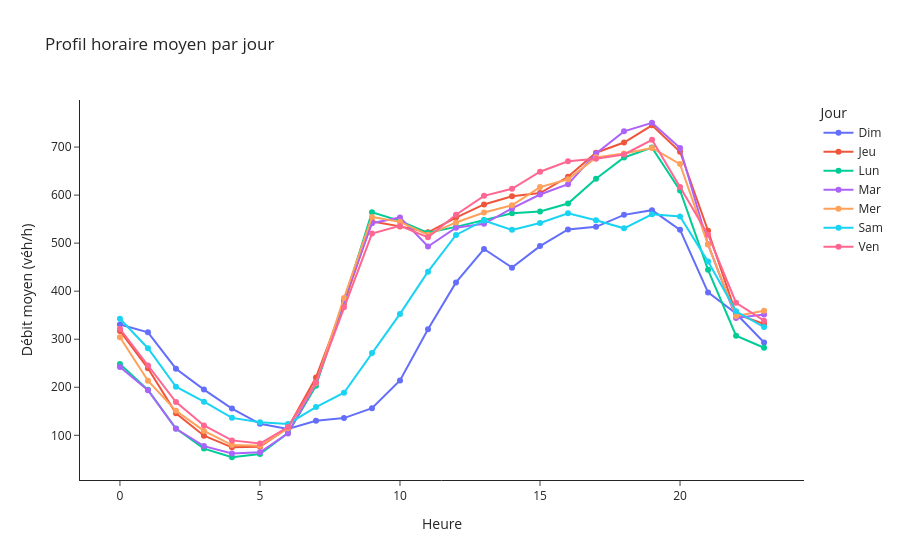

Notebook code for this chart:
### Code cell
profil = (df_axe
          .groupby(['jour_semaine','heure'], as_index=False)['Débit horaire']
          .mean())

fig = px.line(
    profil, x='heure', y='Débit horaire', color='jour_semaine',
    markers=True, title=f"Profil horaire moyen par jour",
    labels={'heure':'Heure','Débit horaire':'Débit moyen (véh/h)','jour_semaine':'Jour'}
)
fig.update_layout(template='simple_white')
fig.show()

### Figure 1 — Plotly figure (JSON) as saved in the notebook; plotly's stock layout.template omitted (floating-point values rounded to 4 significant figures)
{"data": [{"hovertemplate": "Jour=Dim<br>Heure=%{x}<br>Débit moyen (véh/h)=%{y}<extra></extra>", "legendgroup": "Dim", "line": {"color": "#636efa", "dash": "solid"}, "marker": {"symbol": "circle"}, "mode": "lines+markers", "name": "Dim", "orientation": "v", "showlegend": true, "type": "scatter", "x": [0, 1, 2, 3, 4, 5, 6, 7, 8, 9, 10, 11, 12, 13, 14, 15, 16, 17, 18, 19, 20, 21, 22, 23], "xaxis": "x", "y": [330.6, 314.4, 238.7, 195.1, 155.7, 123.9, 113.2, 130.4, 135.8, 156.5, 214.2, 320.8, 418.2, 487.8, 449.0, 493.8, 528.6, 533.9, 558.9, 568.7, 527.7, 397.4, 353.6, 293.2], "yaxis": "y"}, {"hovertemplate": "Jour=Jeu<br>Heure=%{x}<br>Débit moyen (véh/h)=%{y}<extra></extra>", "legendgroup": "Jeu", "line": {"color": "#EF553B", "dash": "solid"}, "marker": {"symbol": "circle"}, "mode": "lines+markers", "name": "Jeu", "orientation": "v", "showlegend": true, "type": "scatter", "x": [0, 1, 2, 3, 4, 5, 6, 7, 8, 9, 10, 11, 12, 13, 14, 15, 16, 17, 18, 19, 20, 21, 22, 23], "xaxis": "x", "y": [317.2, 239.4, 146.0, 99.07, 74.96, 75.96, 115.8, 220.4, 374.6, 545.2, 534.9, 522.6, 553.2, 580.6, 597.6, 604.2, 638.1, 688.2, 709.5, 745.2, 690.2, 525.7, 352.8, 331.7], "yaxis": "y"}, {"hovertemplate": "Jour=Lun<br>Heure=%{x}<br>Débit moyen (véh/h)=%{y}<extra></extra>", "legendgroup": "Lun", "line": {"color": "#00cc96", "dash": "solid"}, "marker": {"symbol": "circle"}, "mode": "lines+markers", "name": "Lun", "orientation": "v", "showlegend": true, "type": "scatter", "x": [0, 1, 2, 3, 4, 5, 6, 7, 8, 9, 10, 11, 12, 13, 14, 15, 16, 17, 18, 19, 20, 21, 22, 23], "xaxis": "x", "y": [248.4, 194.7, 114.0, 72.34, 54.31, 60.86, 104.6, 203.1, 378.1, 564.4, 546.3, 521.5, 533.9, 547.9, 562.1, 566.0, 582.5, 634.2, 678.4, 698.9, 609.6, 444.5, 307.2, 282.2], "yaxis": "y"}, {"hovertemplate": "Jour=Mar<br>Heure=%{x}<br>Débit moyen (véh/h)=%{y}<extra></extra>", "legendgroup": "Mar", "line": {"color": "#ab63fa", "dash": "solid"}, "marker": {"symbol": "circle"}, "mode": "lines+markers", "name": "Mar", "orientation": "v", "showlegend": true, "type": "scatter", "x": [0, 1, 2, 3, 4, 5, 6, 7, 8, 9, 10, 11, 12, 13, 14, 15, 16, 17, 18, 19, 20, 21, 22, 23], "xaxis": "x", "y": [242.0, 193.8, 113.6, 77.52, 62.33, 64.78, 103.9, 208.2, 380.5, 541.5, 553.6, 493.0, 532.1, 540.2, 572.2, 601.3, 622.8, 686.8, 732.7, 750.6, 698.0, 497.6, 344.3, 351.3], "yaxis": "y"}, {"hovertemplate": "Jour=Mer<br>Heure=%{x}<br>Débit moyen (véh/h)=%{y}<extra></extra>", "legendgroup": "Mer", "line": {"color": "#FFA15A", "dash": "solid"}, "marker": {"symbol": "circle"}, "mode": "lines+markers", "name": "Mer", "orientation": "v", "showlegend": true, "type": "scatter", "x": [0, 1, 2, 3, 4, 5, 6, 7, 8, 9, 10, 11, 12, 13, 14, 15, 16, 17, 18, 19, 20, 21, 22, 23], "xaxis": "x", "y": [304.2, 213.6, 150.9, 109.1, 79.63, 78.15, 114.5, 208.5, 385.9, 554.6, 544.3, 517.3, 543.1, 563.9, 578.9, 616.8, 632.9, 678.6, 686.5, 698.1, 664.6, 497.1, 348.2, 359.1], "yaxis": "y"}, {"hovertemplate": "Jour=Sam<br>Heure=%{x}<br>Débit moyen (véh/h)=%{y}<extra></extra>", "legendgroup": "Sam", "line": {"color": "#19d3f3", "dash": "solid"}, "marker": {"symbol": "circle"}, "mode": "lines+markers", "name": "Sam", "orientation": "v", "showlegend": true, "type": "scatter", "x": [0, 1, 2, 3, 4, 5, 6, 7, 8, 9, 10, 11, 12, 13, 14, 15, 16, 17, 18, 19, 20, 21, 22, 23], "xaxis": "x", "y": [342.5, 281.3, 201.1, 170.1, 136.3, 127.1, 123.6, 158.8, 188.6, 271.5, 352.7, 440.6, 517.0, 547.2, 527.7, 542.1, 562.2, 547.8, 530.9, 560.0, 555.4, 461.6, 358.1, 325.3], "yaxis": "y"}, {"hovertemplate": "Jour=Ven<br>Heure=%{x}<br>Débit moyen (véh/h)=%{y}<extra></extra>", "legendgroup": "Ven", "line": {"color": "#FF6692", "dash": "solid"}, "marker": {"symbol": "circle"}, "mode": "lines+markers", "name": "Ven", "orientation": "v", "showlegend": true, "type": "scatter", "x": [0, 1, 2, 3, 4, 5, 6, 7, 8, 9, 10, 11, 12, 13, 14, 15, 16, 17, 18, 19, 20, 21, 22, 23], "xaxis": "x", "y": [321.8, 245.5, 169.3, 120.4, 89.41, 82.93, 117.3, 209.9, 366.3, 519.9, 535.9, 512.0, 559.1, 598.4, 613.2, 648.7, 670.3, 675.5, 684.7, 715.1, 617.1, 517.5, 375.9, 338.6], "yaxis": "y"}], "layout": {"legend": {"title": {"text": "Jour"}, "tracegroupgap": 0}, "title": {"text": "Profil horaire moyen par jour"}, "xaxis": {"anchor": "y", "domain": [0, 1], "title": {"text": "Heure"}}, "yaxis": {"anchor": "x", "domain": [0, 1], "title": {"text": "Débit moyen (véh/h)"}}}}
